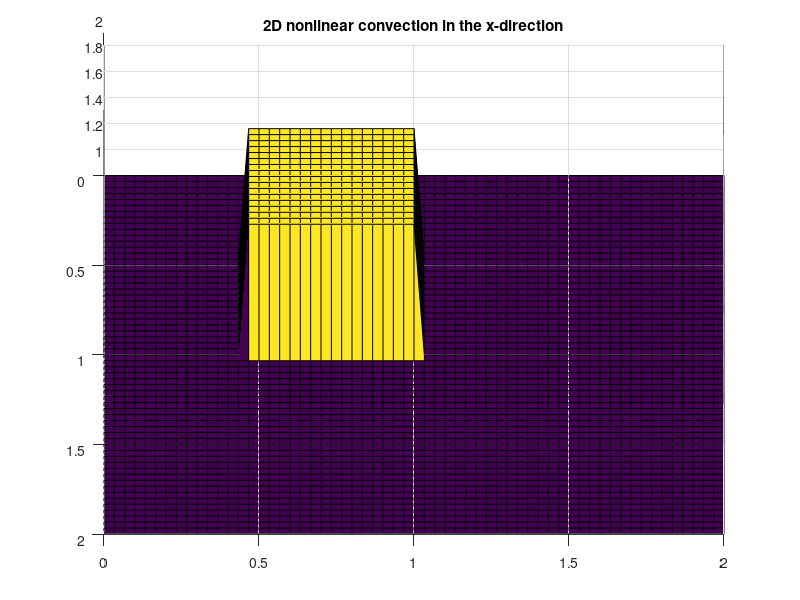

Source code (MATLAB): (Note: this script raises an error after producing the figure.)
close all;
clear all;
clc;

%%%%%%%%%%%%%%%%%%%%%%%%%%%%%%%%%%%%%%%%%%%%%%%%%%%%%%%%%%%%%%%%%%%%
%
% 2D non-linear convection as described by this tutorial:
% http://nbviewer.jupyter.org/github/barbagroup/CFDPython/blob/master/lessons/08_Step_6.ipynb
% Step 6 of the CFD 12-step tutorial by Prof. Lorena Barba
% Attempted by Heba A. Shalaby 
%
%%%%%%%%%%%%%%%%%%%%%%%%%%%%%%%%%%%%%%%%%%%%%%%%%%%%%%%%%%%%%%%%%%%%
% variables
%%%%%%%%%%%%%%%%%%%%%%%%%%%%%%%%%%%%%%%%%%%%%%%%%%%%%%%%%%%%%%%%%%%%

nx = 61;
ny = 61;
nt = 40;
c = 1;
dx = 2/(nx-1);
dy = 2/(ny-1);
sigma = 0.2;
dt = sigma *dx;

x = linspace(0,2,nx);
y = linspace(0,2,ny);

u = ones(ny,nx);
v = ones(ny,nx);
un = ones(ny,nx);
vn = ones(ny,nx);

%%%%%%%%%%%%%%%%%%%%%%%%%%%%%%%%%%%%%%%%%%%%%%%%%%%%%%%%%%%%%%%%%%%%
% initial conditions
%%%%%%%%%%%%%%%%%%%%%%%%%%%%%%%%%%%%%%%%%%%%%%%%%%%%%%%%%%%%%%%%%%%%

u(0.5/dy:1/dy+1 , 0.5/dx:1/dx+1) = 2;     
v(0.5/dy:1/dy+1 , 0.5/dx:1/dx+1) = 2; 

%%%%%%%%%%%%%%%%%%%%%%%%%%%%%%%%%%%%%%%%%%%%%%%%%%%%%%%%%%%%%%%%%%%%
% plot
%%%%%%%%%%%%%%%%%%%%%%%%%%%%%%%%%%%%%%%%%%%%%%%%%%%%%%%%%%%%%%%%%%%%

[X,Y] = meshgrid(x,y);

axis([0 2 0 2 0 2 0 2])

s1 = surf(X,Y,u);                       % plot convection in x-direction
title('2D nonlinear convection in the x-direction');
%colormap(jet);
view(90,70);
axis auto;
%colormap(jet);

opengl('software')
set(gca,'nextplot','replacechildren','visible','off')
f = getframe(gcf);
[im,map] = rgb2ind(f.cdata,jet(256),'nodither');
im(1,1,1,nt) = 0;

%%%%%%%%%%%%%%%%%%%%%%%%%%%%%%%%%%%%%%%%%%%%%%%%%%%%%%%%%%%%%%%%%%%%
% solve
%%%%%%%%%%%%%%%%%%%%%%%%%%%%%%%%%%%%%%%%%%%%%%%%%%%%%%%%%%%%%%%%%%%%

for t=1:nt
    un = u;
    vn = v;
    
    for i=2:nx-1
        for j=2:ny-1
            
            % find u^n+1_(i,j) in x-direction 
            % forward difference in time & backward different in space
            u(i,j) = un(i,j)-(un(i,j)*c*dt/dx*(un(i,j)-un(i-1,j)))  ...
                -vn(i,j)*c*dt/dy*(un(i,j)-un(i,j-1));
        
            u(1,j) = 1;
            u(i,1) = 1;
            u(nx,j) = 1;
            u(i,ny) = 1;
            
        end
    end
    
    set(s1,'ZData',u);            % update 3D plot animation (x-direction)
    pause(0.05);                  % pause to control animation speed
    f = getframe(gcf);
    im(:,:,1,t) = rgb2ind(f.cdata,map,'nodither');
  
 

end

imwrite(im,jet(256),'convection-xdirection-anotherview.gif','gif','DelayTime',0,'LoopCount',inf, 'BackgroundColor', 0) %g443800



